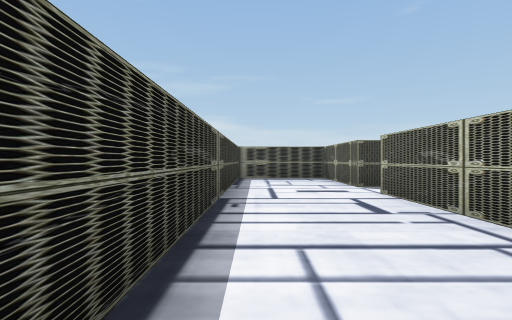
view 1 (above)

16 first-person views from a walk through a 3-D level made in the Unity game engine. The camera is 0.58 m above the floor, looks level and sees 80° across. The floor is counted in squares, 1 m on a side. Each view is taken from the middle of a square. On the plan, view 1 faces up. The plan holds only what a view shows up to about 9 squares ahead; the rest is blank.

view 2
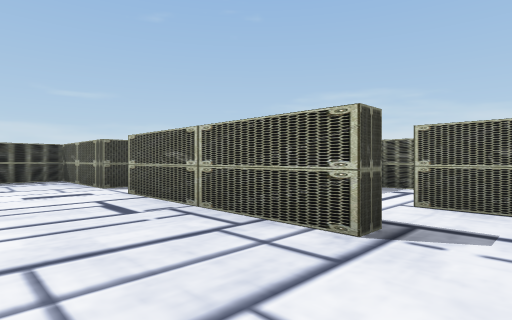

view 3
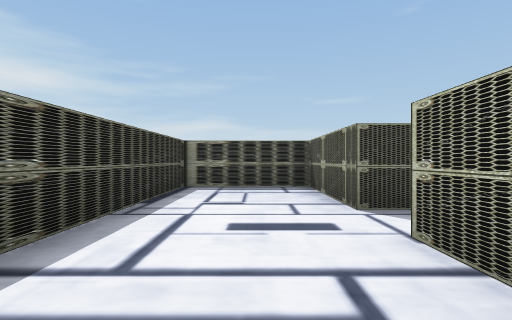

view 4
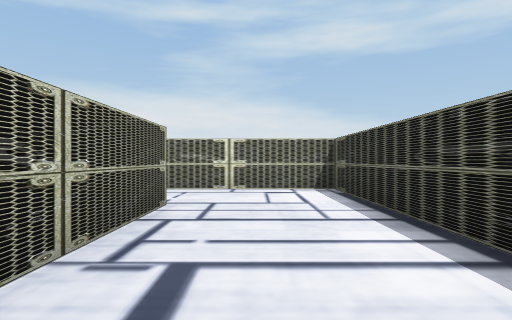

view 5
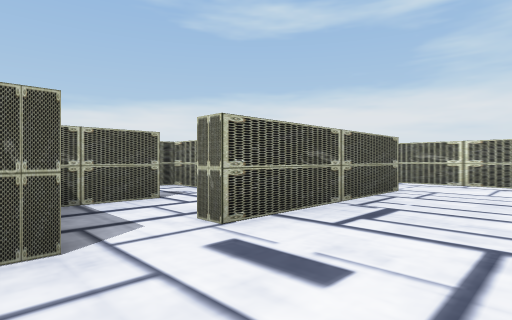

view 6
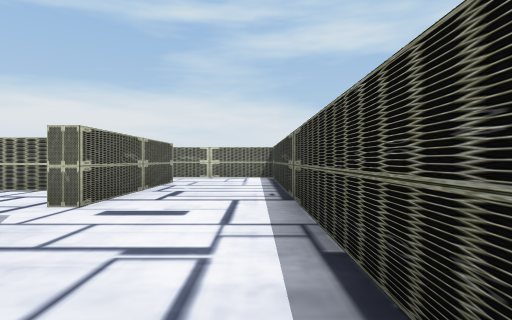

view 7
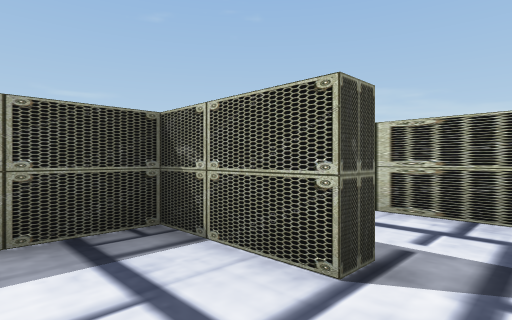

view 8
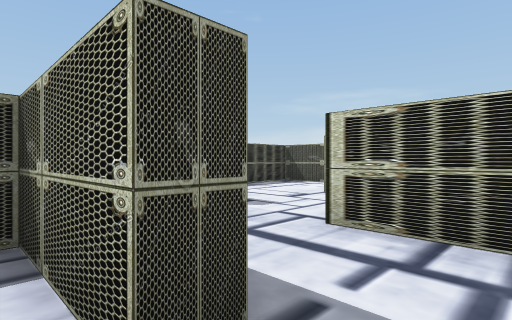

view 9
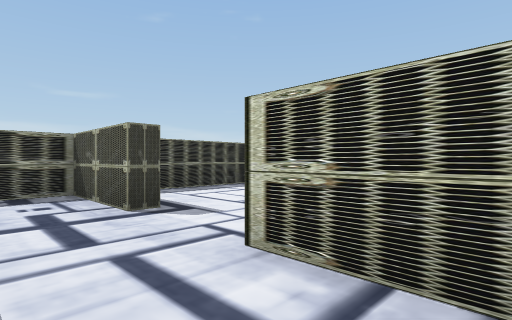

view 10
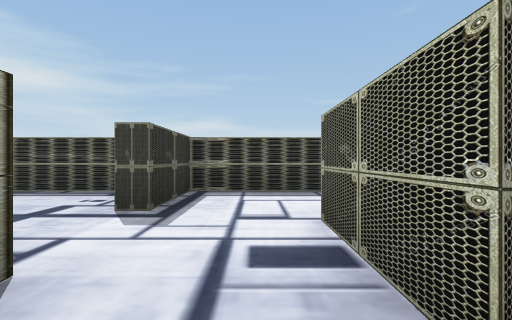

view 11
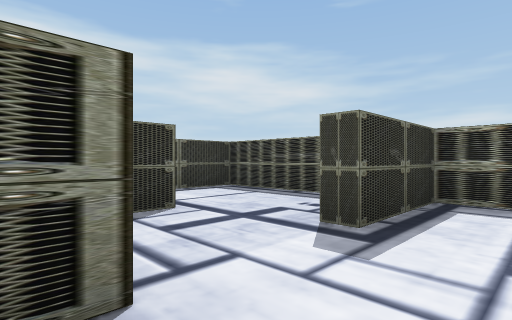

view 12
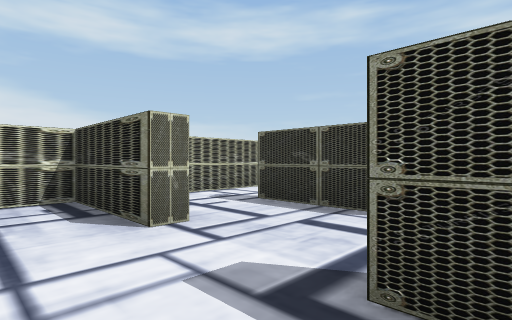

view 13
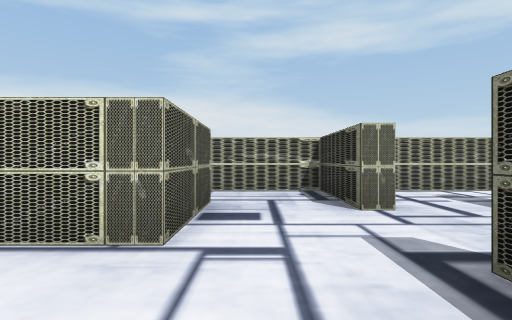

view 14
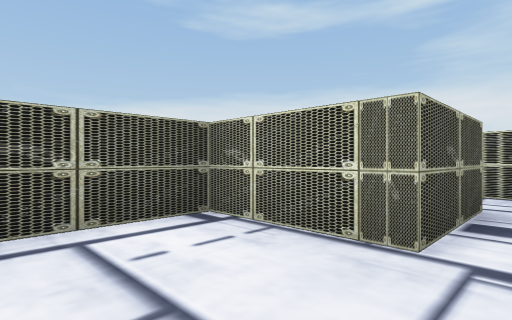

view 15
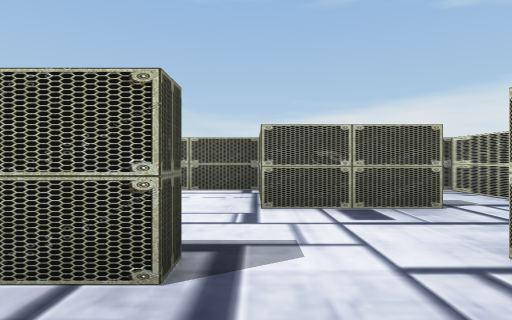

view 16
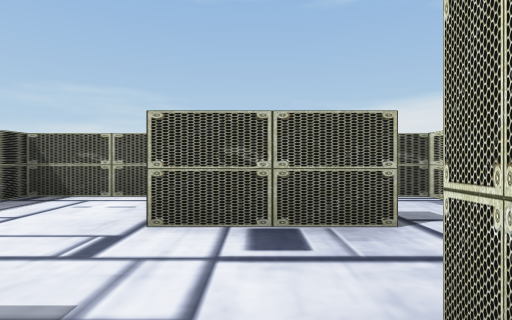

### Floor plan
Points are (right, up) in squares from view 1. A wall is a line through its corners. A room is listed if a view was taken in it or the views show most of it. See-through windows are left out.
Room 1 (views 1, 2, 3, 4, 5, 6)
walls: (2.2, 6.5) (2.2, 9.6) (-0.6, 9.6) (-0.6, -1) (3, -1); (2.6, 1.1) (2.2, 1.1) (2.2, 5.3); (4, 0.2) (4, 1.4)
ways out: opening at (2, 6) to room 7; opening at (4, 2)
Room 2 (views 7, 8, 9)
walls: (3.2, 3.3) (6.4, 3.3) (6.4, 5.5); (4.7, 4.8) (4.3, 4.8)
ways out: opening at (6, 5) to room 5; opening at (3, 5) to room 7
Room 3 (views 10, 11)
walls: (6.8, 5.5) (6.8, 3.3) (8.4, 3.3)
ways out: opening at (8, 5) to room 4; opening at (9, 4) to room 6
Room 4 (views 12, 13, 14)
walls: (6.4, 5.5) (6.8, 5.5); (8.6, 4.8) (8.6, 6.9) (10.8, 6.9) (10.8, 9.6) (6.8, 9.6) (6.8, 7.4) (6.4, 7.4)
ways out: opening at (8, 5) to room 3; opening at (7, 6.5) to room 5
Room 5 (views 15, 16)
walls: (4.7, 7) (4.7, 4.8); (6.4, 7.4) (6.4, 9.6) (2.5, 9.6) (2.5, 8.1)
ways out: opening at (6, 5) to room 2; opening at (7, 6.5) to room 4
Room 6 (no view inside)
walls: (8.4, 3.3) (10.8, 3.3) (10.8, 3.9)
ways out: opening at (9, 4) to room 3
Room 7 (no view inside)
walls: (2.2, 5.3) (2.6, 5.3); (4.3, 4.8) (4.3, 6.5) (2.2, 6.5)
ways out: opening at (2, 6) to room 1; opening at (3, 5) to room 2

Where each view was taken, in squares from view 1:
view 1: 0 up, 0 right, facing up
view 2: 0 up, 0 right, facing up-right
view 3: 3 up, 1 right, facing up
view 4: 5 up, 1 right, facing down
view 5: 7 up, 0 right, facing down-right
view 6: 9 up, 0 right, facing down
view 7: 4 up, 3 right, facing up-right
view 8: 4 up, 4 right, facing up-right
view 9: 4 up, 5 right, facing up-right
view 10: 4 up, 8 right, facing up
view 11: 5 up, 8 right, facing up-left
view 12: 8 up, 8 right, facing down-left
view 13: 9 up, 8 right, facing down
view 14: 9 up, 8 right, facing down-right
view 15: 7 up, 5 right, facing right
view 16: 6 up, 6 right, facing right
